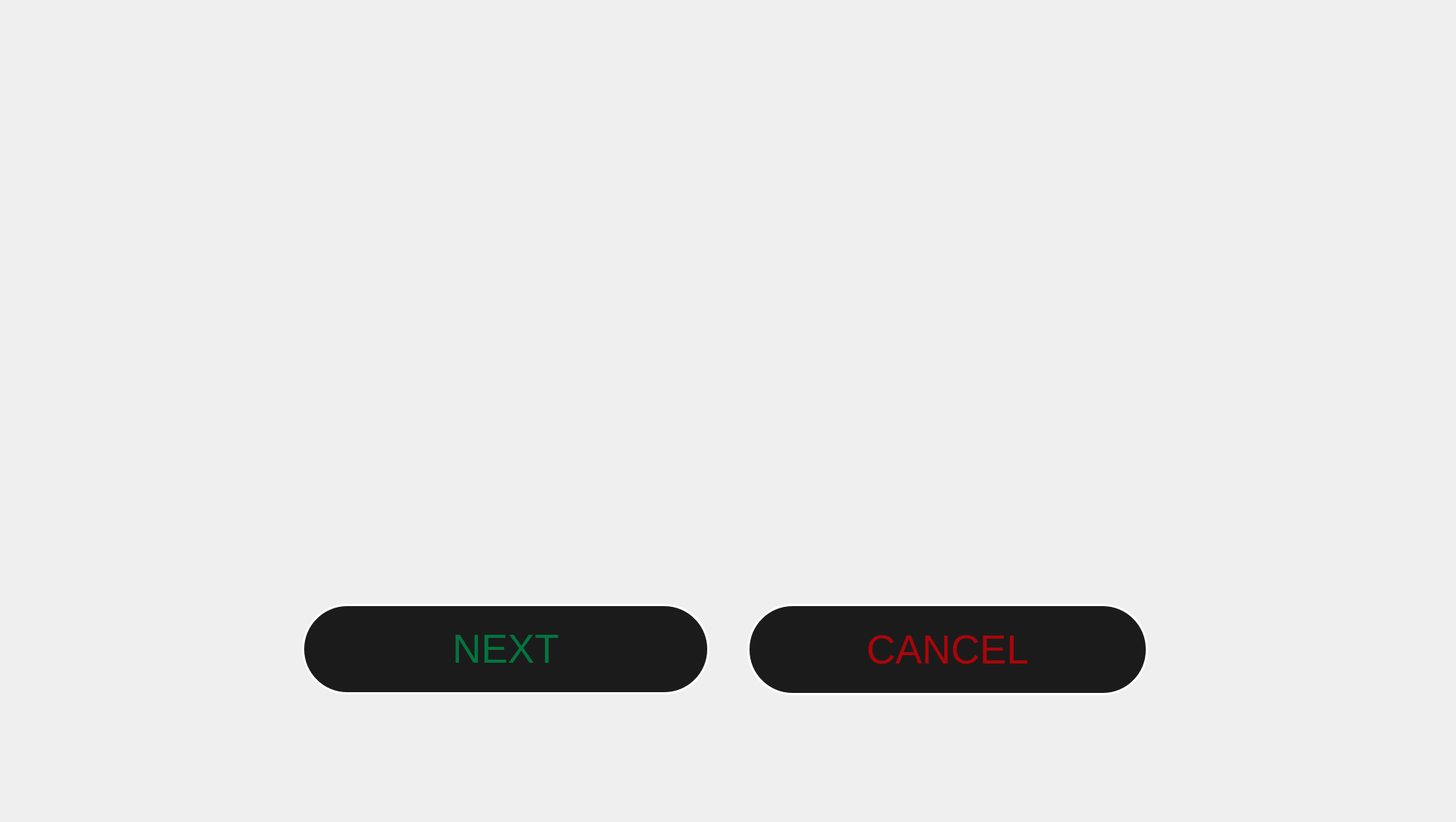
    <widget class="QWidget" name="BeforeProceedingPage">
     <widget class="QLabel" name="label_13">
      <property name="geometry">
       <rect>
        <x>0</x>
        <y>0</y>
        <width>1920</width>
        <height>1080</height>
       </rect>
      </property>
      <property name="text">
       <string/>
      </property>
      <property name="pixmap">
       <pixmap>CannaCheck_UI_images_1.2/BeforeProceeding.png</pixmap>
      </property>
      <property name="scaledContents">
       <bool>true</bool>
      </property>
     </widget>
     <widget class="QPushButton" name="next_proceeding_btn">
      <property name="geometry">
       <rect>
        <x>400</x>
        <y>800</y>
        <width>540</width>
        <height>120</height>
       </rect>
      </property>
      <property name="font">
       <font>
        <family>Arial</family>
        <pointsize>40</pointsize>
       </font>
      </property>
      <property name="styleSheet">
       <string notr="true">QPushButton 
{
border-radius: 60px;
 background-color: rgb(27, 27, 27);
 border: 3px solid white;
 color: rgb(3, 116, 64);
}

QPushButton:pressed 
{
border-radius: 60px;
 background-color: rgb(27, 27, 27);
 border: 6px solid white;
 color: rgb(3, 116, 64);
}

QPushButton:disabled
{
border-radius: 60px;
 background-color: rgb(27, 27, 27);
 border: 6px solid grey;
 color: grey;
}</string>
      </property>
      <property name="text">
       <string>NEXT</string>
      </property>
     </widget>
     <widget class="QPushButton" name="cancel_proceeding_btn">
      <property name="geometry">
       <rect>
        <x>990</x>
        <y>800</y>
        <width>531</width>
        <height>121</height>
       </rect>
      </property>
      <property name="font">
       <font>
        <family>Arial</family>
        <pointsize>40</pointsize>
       </font>
      </property>
      <property name="styleSheet">
       <string notr="true">QPushButton 
{
 border-radius: 60px;
 background-color: rgb(27, 27, 27);
 border: 3px solid white;
 color: rgb(169, 6, 10)
}

QPushButton:pressed 
{
border-radius: 60px;
 background-color: rgb(27, 27, 27);
 border: 6px solid white;
 color: rgb(169, 6, 10)
}</string>
      </property>
      <property name="text">
       <string>CANCEL</string>
      </property>
     </widget>
    </widget>
